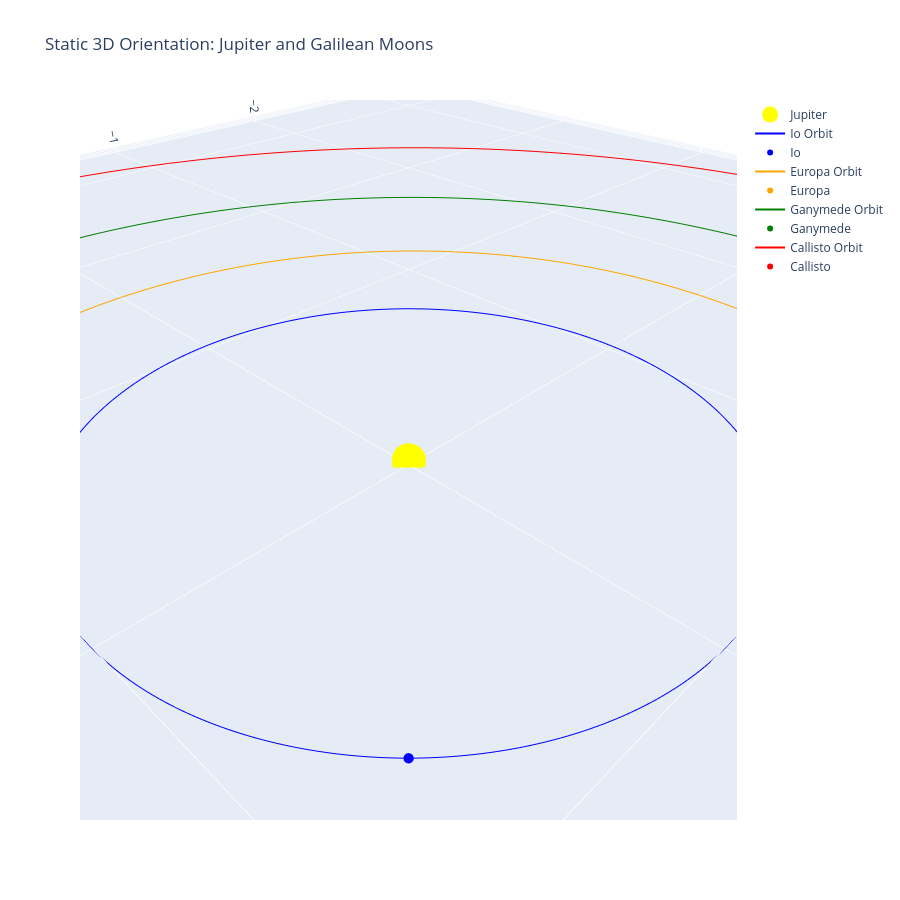

Here is the notebook cell this chart was saved with:
### Code cell
# Moon data: (scaled radius, actual inclination in degrees, color)
moon_data = {
    "Io": (1.0, 0.05, "blue"),
    "Europa": (1.6, 0.47, "orange"),
    "Ganymede": (2.3, 0.20, "green"),
    "Callisto": (3.2, 0.28, "red")
}

theta = np.linspace(0, 2*np.pi, 600)

fig = go.Figure()

# Jupiter at origin
fig.add_trace(go.Scatter3d(
    x=[0], y=[0], z=[0],
    mode='markers',
    marker=dict(size=20, color='yellow'),
    name='Jupiter'
))

for moon, (radius, inc_deg, color) in moon_data.items():
    
    # Convert inclination to radians
    inc = np.radians(inc_deg)
    
    # Base circular orbit in xy-plane
    x = radius * np.cos(theta)
    y_base = radius * np.sin(theta)
    z_base = np.zeros_like(theta)
    
    # Inclination (rotate about x-axis)
    y_rot = y_base * np.cos(inc)
    z_rot = y_base * np.sin(inc)
    
    # Orbit line
    fig.add_trace(go.Scatter3d(
        x=x, y=y_rot, z=z_rot,
        mode='lines',
        line=dict(color=color, width=2),
        name=f'{moon} Orbit'
    ))
    
    # Moon position at 45° along orbit
    angle = np.pi / 4
    moon_x = radius * np.cos(angle)
    moon_y = radius * np.sin(angle) * np.cos(inc)
    moon_z = radius * np.sin(angle) * np.sin(inc)
    
    fig.add_trace(go.Scatter3d(
        x=[moon_x], y=[moon_y], z=[moon_z],
        mode='markers',
        marker=dict(size=6, color=color),
        name=moon
    ))

# Layout
fig.update_layout(
    title="Static 3D Orientation: Jupiter and Galilean Moons",
    scene=dict(
        xaxis_title='X',
        yaxis_title='Y',
        zaxis_title='Z',
        aspectmode='data'
    ),
    width=900,
    height=900,
    showlegend=True
)

fig.show()

# Output is not visible in github webpage, refer to Folder/Output-Plotly

### Figure 1 — Plotly figure (JSON) as saved in the notebook; plotly's stock layout.template omitted (floating-point values rounded to 4 significant figures; data arrays with more than 128 entries replaced by an {"elided": "..."} marker saying what was removed)
{"data": [{"marker": {"color": "yellow", "size": 20}, "mode": "markers", "name": "Jupiter", "type": "scatter3d", "x": [0], "y": [0], "z": [0]}, {"line": {"color": "blue", "width": 2}, "mode": "lines", "name": "Io Orbit", "type": "scatter3d", "x": {"elided": "600 float values"}, "y": {"elided": "600 float values"}, "z": {"elided": "600 float values"}}, {"marker": {"color": "blue", "size": 6}, "mode": "markers", "name": "Io", "type": "scatter3d", "x": [0.7071], "y": [0.7071], "z": [0.0006171]}, {"line": {"color": "orange", "width": 2}, "mode": "lines", "name": "Europa Orbit", "type": "scatter3d", "x": {"elided": "600 float values"}, "y": {"elided": "600 float values"}, "z": {"elided": "600 float values"}}, {"marker": {"color": "orange", "size": 6}, "mode": "markers", "name": "Europa", "type": "scatter3d", "x": [1.131], "y": [1.131], "z": [0.009281]}, {"line": {"color": "green", "width": 2}, "mode": "lines", "name": "Ganymede Orbit", "type": "scatter3d", "x": {"elided": "600 float values"}, "y": {"elided": "600 float values"}, "z": {"elided": "600 float values"}}, {"marker": {"color": "green", "size": 6}, "mode": "markers", "name": "Ganymede", "type": "scatter3d", "x": [1.626], "y": [1.626], "z": [0.005677]}, {"line": {"color": "red", "width": 2}, "mode": "lines", "name": "Callisto Orbit", "type": "scatter3d", "x": {"elided": "600 float values"}, "y": {"elided": "600 float values"}, "z": {"elided": "600 float values"}}, {"marker": {"color": "red", "size": 6}, "mode": "markers", "name": "Callisto", "type": "scatter3d", "x": [2.263], "y": [2.263], "z": [0.01106]}], "layout": {"height": 900, "scene": {"aspectmode": "data", "xaxis": {"title": {"text": "X"}}, "yaxis": {"title": {"text": "Y"}}, "zaxis": {"title": {"text": "Z"}}}, "showlegend": true, "title": {"text": "Static 3D Orientation: Jupiter and Galilean Moons"}, "width": 900}}
